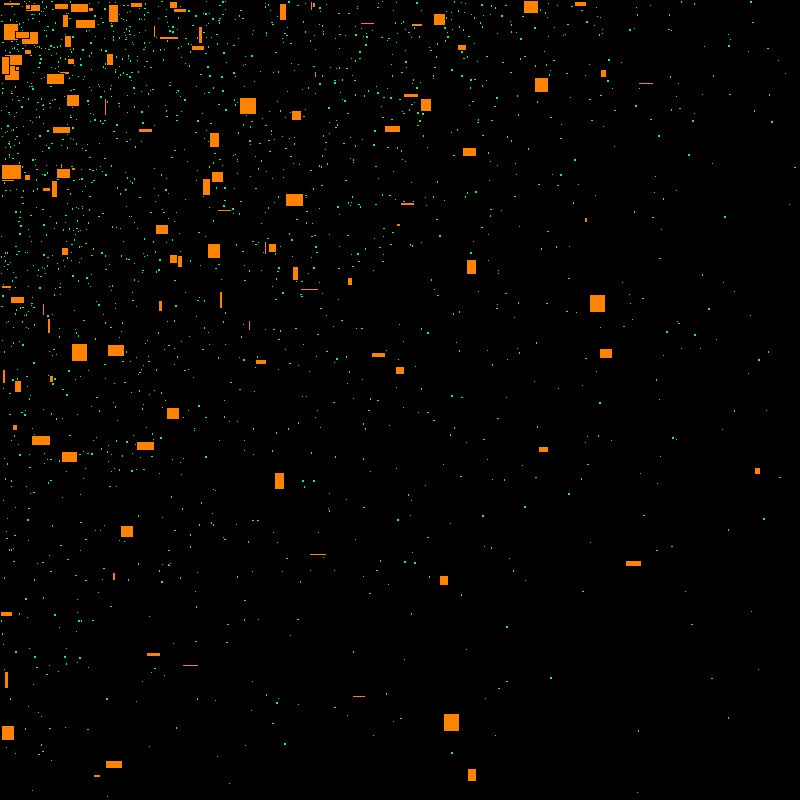
Frame 1 (no input)
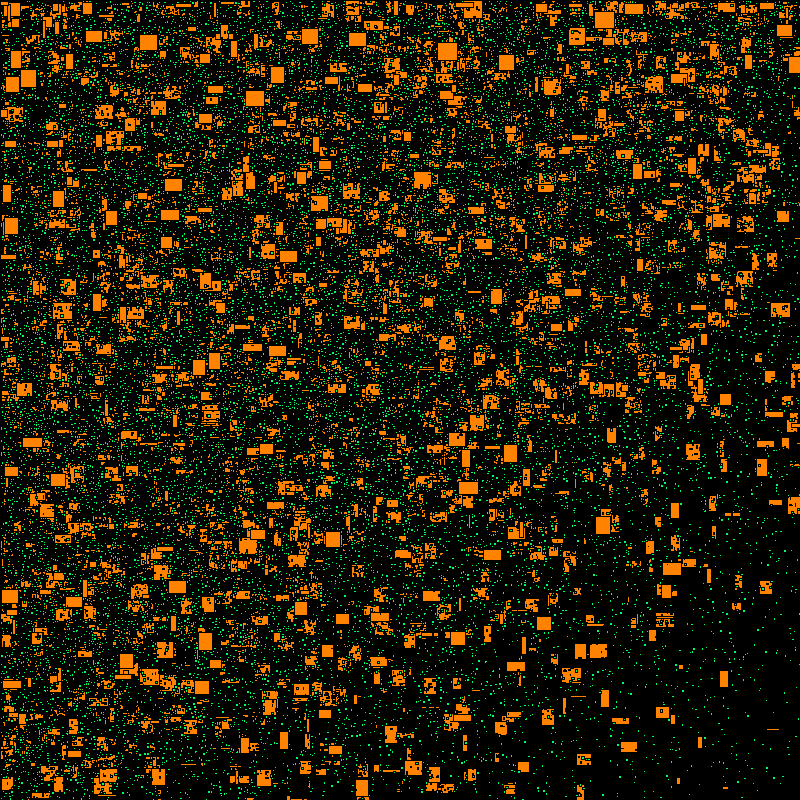
Frame 60 (the mouse pressed at the canvas centre just before this capture)
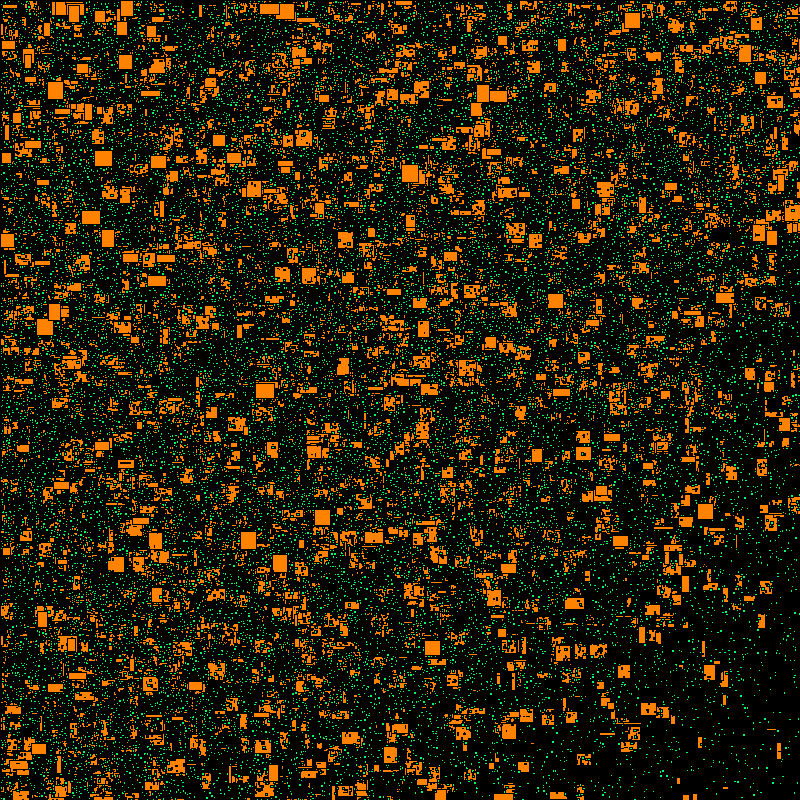
Frame 120 (the mouse held since frame 60 and released just before this capture)

The Processing sketch that drew these frames (run headless with seeded random() and noise(); from frame 60 on, the mouse is pressed at the canvas centre):

// Processing sketch: processing_80037
// ── processing_80037.pde

void setup () {
size (800,800);
background (0);
}

void draw () {
  
for(int i=12; i<900; i+= 10) {
  for(int j=12; j<900; j+=10){
fill (0,255,100);
rect (random (j), random (i),random (3), random (3));

  }
}

for(int i=5; i<900; i+= 80) {
  for(int j=5; j<900; j+=80){
fill (255,130,0);
rect (random (j), random (i),random (20), random (18));


}
}
}
